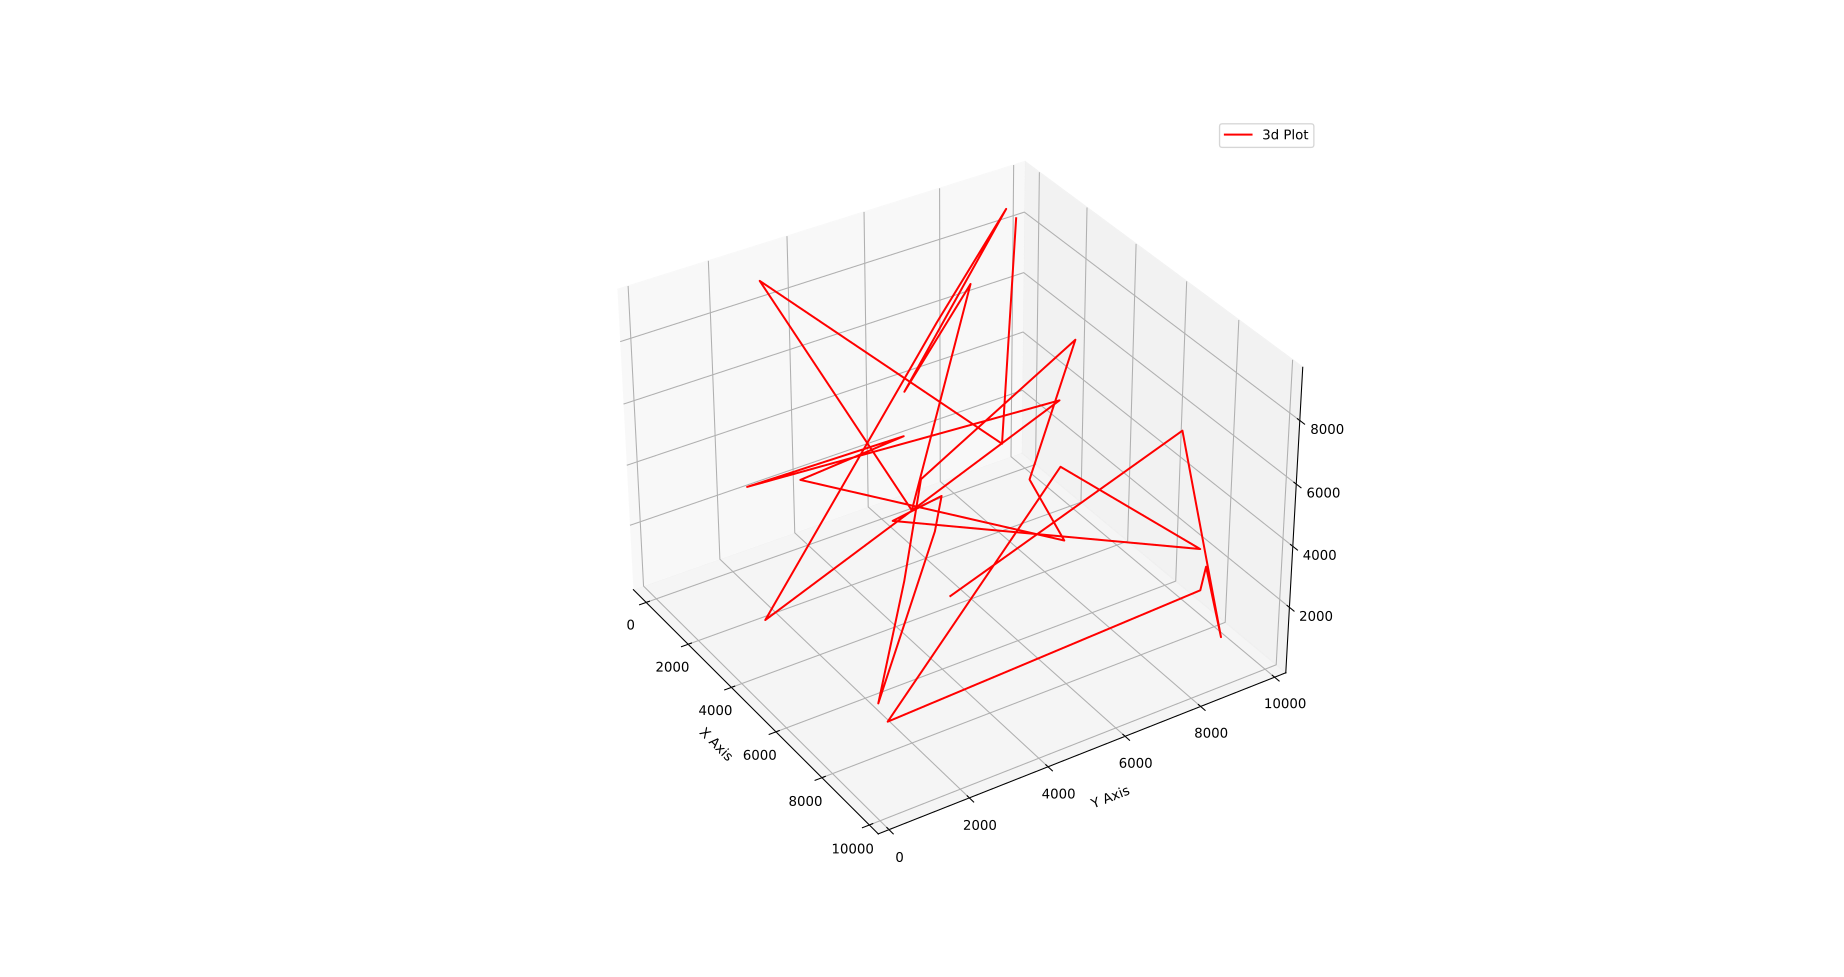

This figure's Python source:
# Date 19-06-2021


import matplotlib.pyplot as plt
import numpy as np


ax1 = plt.axes(projection='3d')


def x(max_value=9999, i=30):
    arr = np.random.randint(max_value, size=i)
    arr.sort()
    return arr


def y_and_z(max_value=9999, i=30): return np.random.randint(max_value, size=i)


ax1.plot3D(x(), y_and_z(), y_and_z(), color='r', label='3d Plot')

plt.xlabel('X Axis')
plt.ylabel('Y Axis')
plt.legend()

plt.show()
